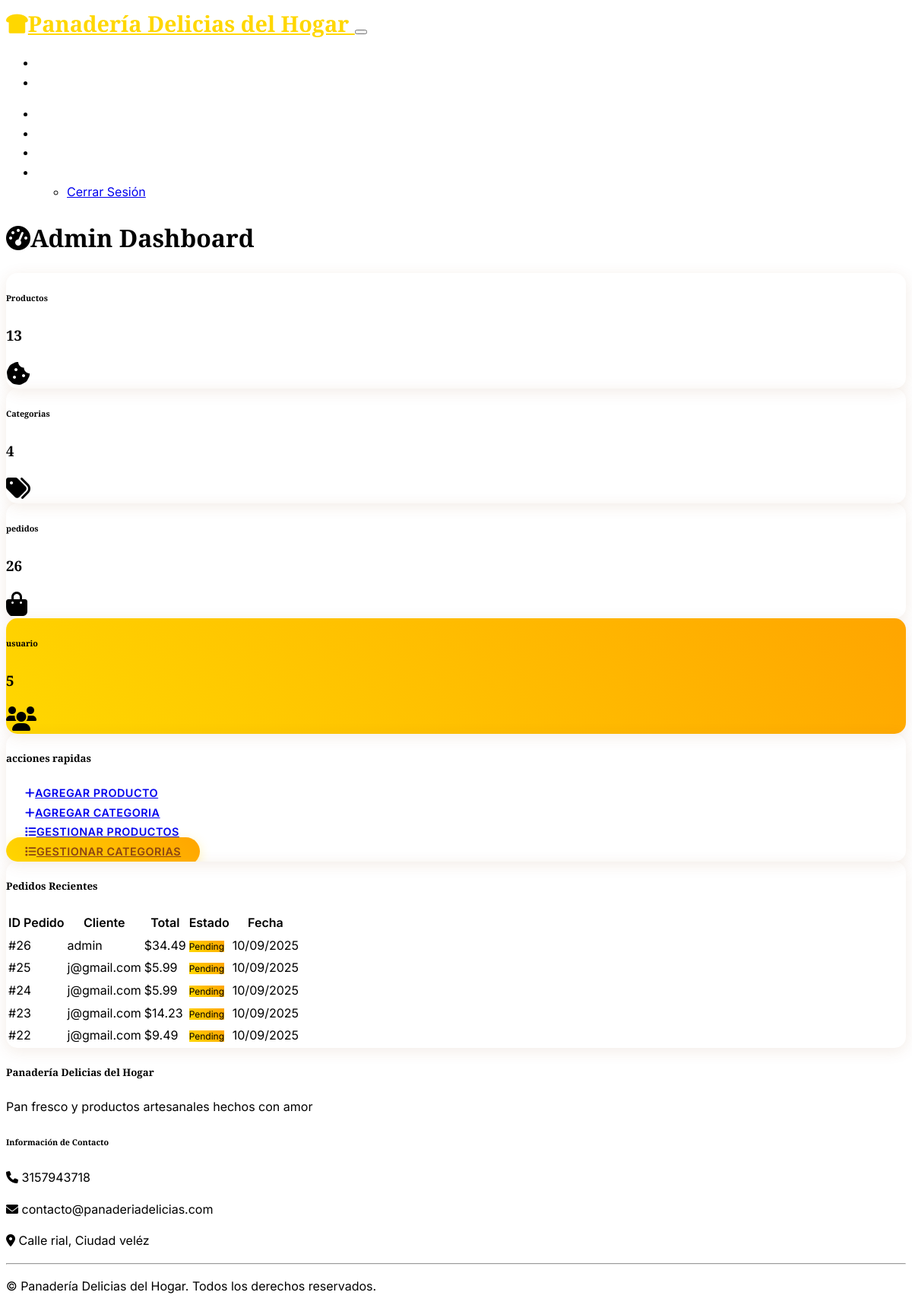
Page /admin/ (signed in) on the earlier database version.
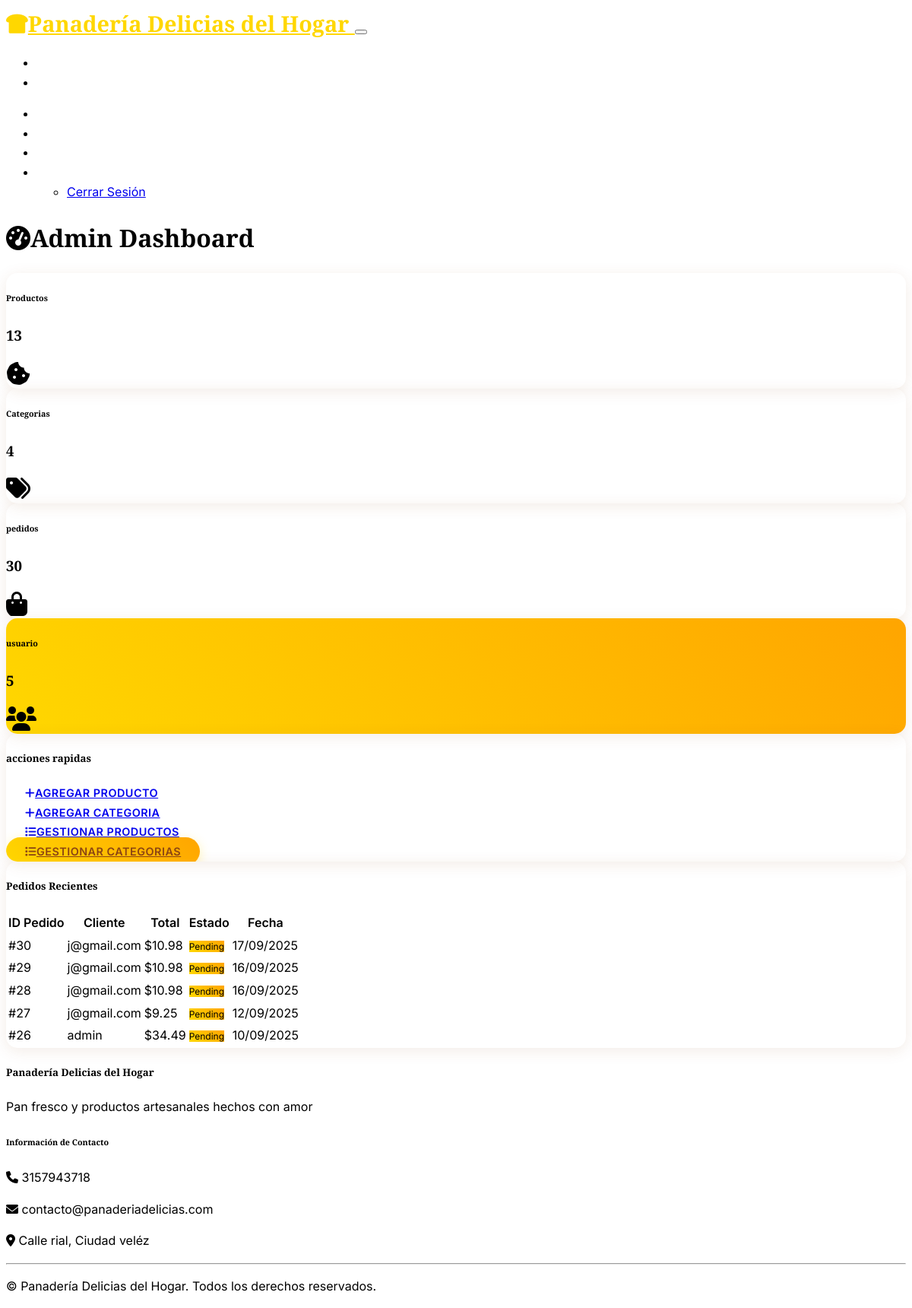
Same page on the later database version.
### models.py (models this page shows, shortened)
class Order(db.Model):
    id = db.Column(db.Integer, primary_key=True)
    total_amount = db.Column(db.Numeric(10, 2), nullable=False)
    status = db.Column(db.String(20), default='pending')  # pending, confirmed, preparing, ready, delivered
    created_at = db.Column(db.DateTime, default=datetime.utcnow)
    user_id = db.Column(db.Integer, db.ForeignKey('user.id'), nullable=False)
    order_items = db.relationship('OrderItem', backref='order', lazy=True, cascade='all, delete-orphan')

class User(UserMixin, db.Model):
    id = db.Column(db.Integer, primary_key=True)
    username = db.Column(db.String(64), unique=True, nullable=False)
    email = db.Column(db.String(120), unique=True, nullable=False)
    password_hash = db.Column(db.String(256), nullable=False)
    is_admin = db.Column(db.Boolean, default=False)
    created_at = db.Column(db.DateTime, default=datetime.utcnow)
    orders = db.relationship('Order', backref='user', lazy=True)
    cart_items = db.relationship('CartItem', backref='user', lazy=True, cascade='all, delete-orphan')

### admin/routes.py (the view)
@bp.route('/')
@login_required
@admin_required
def dashboard():
    total_products = Product.query.count()
    total_categories = Category.query.count()
    total_orders = Order.query.count()
    total_users = User.query.count()
    recent_orders = Order.query.order_by(Order.created_at.desc()).limit(5).all()
    return render_template('admin/dashboard.html',
                         total_products=total_products,
                         total_categories=total_categories,
                         total_orders=total_orders,
                         total_users=total_users,
                         recent_orders=recent_orders)

### admin/routes.py (called while the page is built)
def admin_required(f):
    @wraps(f)
    def decorated_function(*args, **kwargs):
        if not current_user.is_authenticated or not current_user.is_admin:
            flash('Admin access required.', 'danger')
            return redirect(url_for('index'))
        return f(*args, **kwargs)
    return decorated_function

### templates/admin/dashboard.html (shortened to what the changed rows need)
{% extends "base.html" %}
{% block content %}
<div class="container">
    <div class="row">
        <div class="col-12">
            <div class="d-flex justify-content-between align-items-center mb-4">
                <h1>
                    <i class="fas fa-tachometer-alt me-2"></i>Admin Dashboard
                </h1>
            </div>
            <div class="row mb-4">
                <div class="col-md-3">
                    <div class="card bg-info text-white">
                        <div class="card-body">
                            <div class="d-flex justify-content-between">
                                <div>
                                    <h6 class="card-title">pedidos</h6>
                                    <h3>{{ total_orders }}</h3>
                                </div>
                            </div>
                        </div>
                    </div>
                </div>
            </div>
            {% if recent_orders %}
            <div class="row">
                <div class="col-12">
                    <div class="card">
                        <div class="card-body">
                            <div class="table-responsive">
                                <table class="table table-hover">
                                    <thead>
                                        <tr>
                                            <th>ID Pedido</th>
                                            <th>Cliente</th>
                                            <th>Total</th>
                                            <th>Estado</th>
                                            <th>Fecha</th>
                                        </tr>
                                    </thead>
                                    <tbody>
                                        {% for order in recent_orders %}
                                        <tr>
                                            <td>#{{ order.id }}</td>
                                            <td>{{ order.user.username }}</td>
                                            <td>${{ "%.2f"|format(order.total_amount) }}</td>
                                            <td>
                                                <span class="badge bg-{{ 'success' if order.status == 'delivered' else 'warning' if order.status == 'pending' else 'info' }}">
                                                    {{ order.status.title() }}
                                                </span>
                                            </td>
                                            <td>{{ order.created_at.strftime('%d/%m/%Y') }}</td>
                                        </tr>
                                        {% endfor %}
                                    </tbody>
                                </table>
                            </div>
                        </div>
                    </div>
                </div>
            </div>
            {% endif %}
        </div>
    </div>
</div>
{% endblock %}

Differences in the rows shown:
no longer on this page (row unchanged): Order: id "25", user.username "j@gmail.com", total_amount "5.99", status "Pending", created_at "10/09/2025"
no longer on this page (row unchanged): Order: id "24", user.username "j@gmail.com", total_amount "5.99", status "Pending", created_at "10/09/2025"
no longer on this page (row unchanged): Order: id "23", user.username "j@gmail.com", total_amount "14.23", status "Pending", created_at "10/09/2025"
no longer on this page (row unchanged): Order: id "22", user.username "j@gmail.com", total_amount "9.49", status "Pending", created_at "10/09/2025"
added Order: id "30", user.username "j@gmail.com", total_amount "10.98", status "Pending", created_at "17/09/2025"
added Order: id "29", user.username "j@gmail.com", total_amount "10.98", status "Pending", created_at "16/09/2025"
added Order: id "28", user.username "j@gmail.com", total_amount "10.98", status "Pending", created_at "16/09/2025"
added Order: id "27", user.username "j@gmail.com", total_amount "9.25", status "Pending", created_at "12/09/2025"
Other differences:
{{ total_orders }}: "26" → "30"
